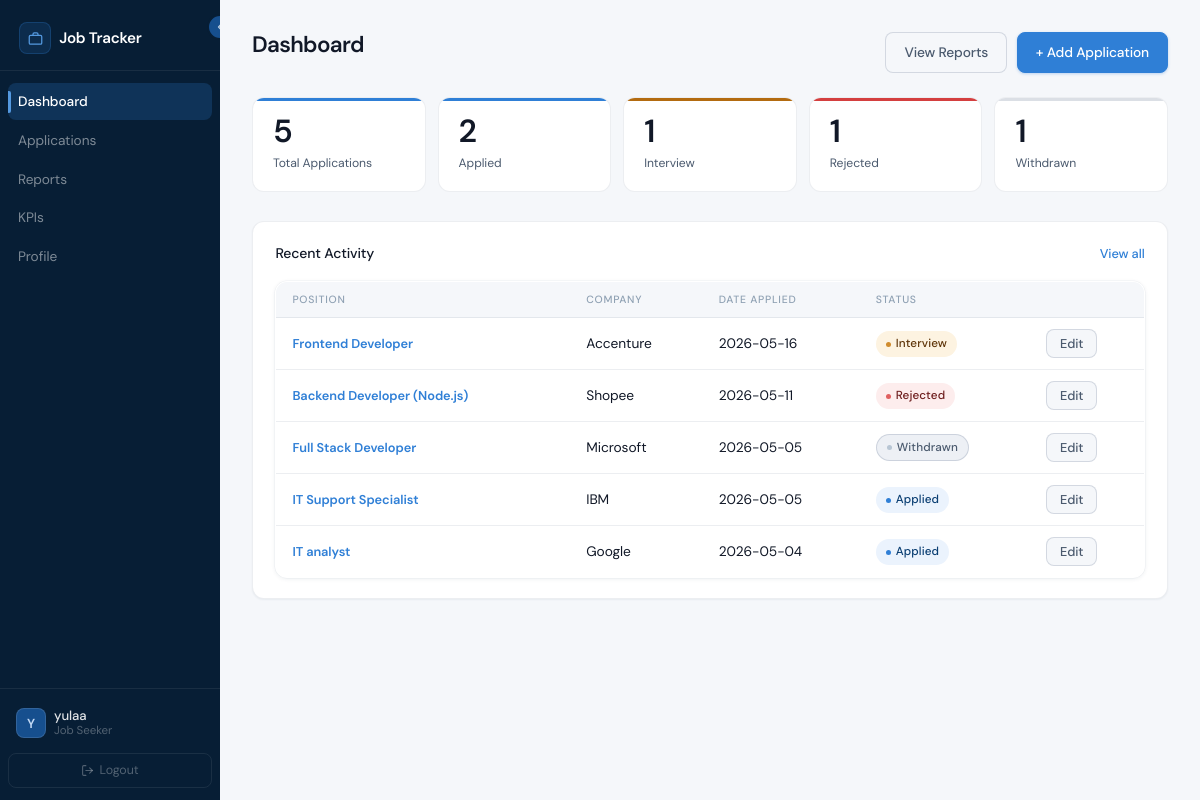
/pages/dashboard.php (signed in), run on the app's committed database.
### tables this page shows
CREATE TABLE `statuses` (
  `status_id` int(11) NOT NULL,
  `label` varchar(50) NOT NULL,
  `sort_order` int(11) DEFAULT NULL
);

CREATE TABLE `applications` (
  `application_id` int(11) NOT NULL,
  `user_id` int(11) NOT NULL,
  `company_id` int(11) NOT NULL,
  `status_id` int(11) NOT NULL,
  `position` varchar(150) NOT NULL,
  `applied_date` date NOT NULL,
  `job_url` varchar(255) NOT NULL,
  `updated_at` timestamp NOT NULL DEFAULT current_timestamp() ON UPDATE current_timestamp()
);

CREATE TABLE `companies` (
  `company_id` int(11) NOT NULL,
  `name` varchar(100) NOT NULL,
  `industry` varchar(100) NOT NULL,
  `website` varchar(255) NOT NULL,
  `location` varchar(100) DEFAULT NULL
);

### pages/dashboard.php (the view, shortened to what this page needs)
<?php
$conn = get_conn();
$user_id = $_SESSION['user_id'];
$total = mysqli_fetch_assoc(mysqli_query($conn,
    "SELECT COUNT(*) AS total FROM applications WHERE user_id = $user_id"
))['total'];
$by_status = mysqli_query($conn, "
    SELECT s.label, s.status_id, COUNT(a.application_id) AS count
    FROM statuses s
    LEFT JOIN applications a ON s.status_id = a.status_id AND a.user_id = $user_id
    GROUP BY s.status_id, s.label
    ORDER BY s.sort_order
");
$recent = mysqli_query($conn, "
    SELECT a.application_id, a.position, a.applied_date,
           c.name AS company, s.label AS status, a.company_id, a.status_id, a.job_url
    FROM applications a
    JOIN companies c ON a.company_id = c.company_id
    JOIN statuses  s ON a.status_id  = s.status_id
    WHERE a.user_id = $user_id
    ORDER BY a.applied_date DESC, a.application_id DESC
    LIMIT 5
");
?>
<!DOCTYPE html>
<html lang="en">
<head>
    <link rel="stylesheet" href="../css/style.css">
</head>
<body>
<?php include "../includes/header.php"; ?>
<div class="container">
  <div class="page-header">
    <h1>Dashboard</h1>
    <div style="display:flex;gap:.6rem;">
      <a href="reports.php" class="btn btn-secondary">View Reports</a>
      <button class="btn btn-primary" onclick="openAddModal()">+ Add Application</button>
    </div>
  </div>
  <div class="stats-grid">
    <div class="stat-card stat-blue">
      <span class="stat-number"><?= $total ?></span>
      <span class="stat-label">Total Applications</span>
    </div>
    <?php
    $badge_colors = [
        'Applied'   => 'stat-blue',
        'Interview' => 'stat-amber',
        'Rejected'  => 'stat-red',
        'Withdrawn' => '',
    ];
    while ($row = mysqli_fetch_assoc($by_status)):
        $cls = $badge_colors[$row['label']] ?? 'stat-blue';
    ?>
    <div class="stat-card <?= $cls ?>">
      <span class="stat-number"><?= $row['count'] ?></span>
      <span class="stat-label"><?= htmlspecialchars($row['label']) ?></span>
    </div>
    <?php endwhile; ?>
  </div>
  <div class="dash-card">
    <div class="dash-card-header">
      <h2>Recent Activity</h2>
      <a href="applications.php" class="dash-link">View all</a>
    </div>
    <?php if (mysqli_num_rows($recent) === 0): ?>
      <div class="empty-msg">No applications yet. <a onclick="openAddModal()" style="cursor:pointer;">Add your first one.</a></div>
    <?php else: ?>
    <table class="data-table">
      <thead>
        <tr>
          <th>Position</th>
          <th>Company</th>
          <th>Date Applied</th>
          <th>Status</th>
          <th></th>
        </tr>
      </thead>
      <tbody>
      <?php while ($row = mysqli_fetch_assoc($recent)): ?>
        <tr>
          <td>
            <a href="view_application.php?id=<?= $row['application_id'] ?>" class="action-link" style="font-weight:600;">
              <?= htmlspecialchars($row['position']) ?>
            </a>
          </td>
          <td><?= htmlspecialchars($row['company']) ?></td>
          <td class="cell-date"><?= $row['applied_date'] ?></td>
          <td><span class="badge badge-<?= strtolower(str_replace(' ', '-', $row['status'])) ?>"><?= htmlspecialchars($row['status']) ?></span></td>
          <td>
            <button class="btn btn-sm btn-secondary edit-app-btn"
              data-id="<?= $row['application_id'] ?>"
              data-company="<?= $row['company_id'] ?>"
              data-position="<?= htmlspecialchars($row['position'], ENT_QUOTES) ?>"
              data-status="<?= $row['status_id'] ?>"
              data-date="<?= $row['applied_date'] ?>"
              data-url="<?= htmlspecialchars($row['job_url'] ?? '', ENT_QUOTES) ?>">Edit</button>
          </td>
        </tr>
      <?php endwhile; ?>
      </tbody>
    </table>
    <?php endif; ?>
  </div>
</div>
<?php include "../includes/footer.php"; ?>

### includes/header.php (shortened to what this page needs)
<div class="layout">
<aside class="sidebar" id="sidebar">
    <button class="sidebar-toggle" id="sidebarToggle" title="Toggle sidebar">
        <svg class="icon-collapse" width="12" height="12" viewBox="0 0 24 24" fill="none" stroke="currentColor" stroke-width="2.5" stroke-linecap="round" stroke-linejoin="round"><polyline points="15 18 9 12 15 6"/></svg>
    </button>
    <div class="sidebar-logo">
        <div class="brand-icon">
            <svg width="15" height="15" viewBox="0 0 24 24" fill="none" stroke="currentColor" stroke-width="2" stroke-linecap="round" stroke-linejoin="round">
                <rect x="2" y="7" width="20" height="14" rx="2"/>
                <path d="M16 7V5a2 2 0 0 0-2-2h-4a2 2 0 0 0-2 2v2"/>
            </svg>
        </div>
        <span class="logo-text">Job Tracker</span>
    </div>
    <nav class="sidebar-nav">
        <a href="dashboard.php"
           class="nav-item <?= basename($_SERVER['PHP_SELF']) === 'dashboard.php' ? 'active' : '' ?>"
           data-tooltip="Dashboard">
            <span class="nav-label">Dashboard</span>
        </a>
        <a href="applications.php"
           class="nav-item <?= basename($_SERVER['PHP_SELF']) === 'applications.php' ? 'active' : '' ?>"
           data-tooltip="Applications">
            <span class="nav-label">Applications</span>
        </a>
        <a href="reports.php"
           class="nav-item <?= basename($_SERVER['PHP_SELF']) === 'reports.php' ? 'active' : '' ?>"
           data-tooltip="Reports">
            <span class="nav-label">Reports</span>
        </a>
        <a href="kpis.php"
           class="nav-item <?= basename($_SERVER['PHP_SELF']) === 'kpis.php' ? 'active' : '' ?>"
           data-tooltip="KPIs">
            <span class="nav-label">KPIs</span>
        </a>
        <a href="profile.php"
           class="nav-item <?= basename($_SERVER['PHP_SELF']) === 'profile.php' ? 'active' : '' ?>"
           data-tooltip="Profile">
            <span class="nav-label">Profile</span>
        </a>
    </nav>
    <div class="sidebar-footer">
        <div class="sidebar-user">
            <div class="user-avatar">
                <?= strtoupper(substr($_SESSION['username'] ?? 'U', 0, 1)) ?>
            </div>
            <div class="user-info">
                <span class="user-name"><?= htmlspecialchars($_SESSION['username'] ?? 'User') ?></span>
                <span class="user-role">Job Seeker</span>
            </div>
        </div>
        <a href="../auth/logout.php" class="logout-btn">
            <svg width="13" height="13" viewBox="0 0 24 24" fill="none" stroke="currentColor" stroke-width="2" stroke-linecap="round" stroke-linejoin="round"><path d="M9 21H5a2 2 0 0 1-2-2V5a2 2 0 0 1 2-2h4"/><polyline points="16 17 21 12 16 7"/><line x1="21" y1="12" x2="9" y2="12"/></svg>
            <span class="nav-label">Logout</span>
        </a>
    </div>
</aside>
<div class="main-content" id="mainContent">

### includes/footer.php
</div>
</div>
</body>
</html>

### data on the page
statuses: count "2", label "Applied"
statuses: count "1", label "Interview"
statuses: count "1", label "Rejected"
statuses: count "1", label "Withdrawn"
applications: position "Frontend Developer", company.name "Accenture", applied_date "2026-05-16", status.label "Interview"
applications: position "Backend Developer (Node.js)", company.name "Shopee", applied_date "2026-05-11", status.label "Rejected"
applications: position "Full Stack Developer", company.name "Microsoft", applied_date "2026-05-05", status.label "Withdrawn"
applications: position "IT Support Specialist", company.name "IBM", applied_date "2026-05-05", status.label "Applied"
applications: position "IT analyst", company.name "Google", applied_date "2026-05-04", status.label "Applied"

### other printed values
substr($_SESSION['username'] ?? 'U', 0, 1) "Y"
$_SESSION['username'] "yulaa"
$total "5"
